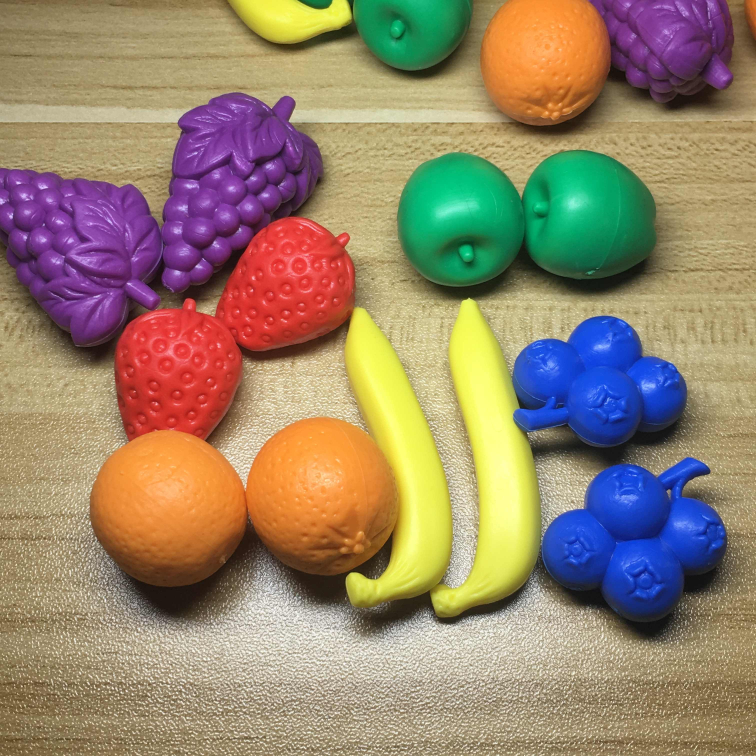
#> input picture Tarea7-ProcesamientoEnColor/Juguetes de Colores.jpg, 3024 x 3024 px (shown at 1/4 size)
$ python P7-2-2-SegmentacionHLS.py
#> lines starting #> are read from the running program, lines starting #| are printed output that depends on the picture; after the words box and inside, x2 and y2 are one past the last pixel; in counts of white or black regions, pixels touching at a corner belong together
import cv2
import matplotlib.pyplot as plt
import numpy as np

def segmentation(value):
    hMin = cv2.getTrackbarPos('Hmin', 'segmentada')
    hMax = cv2.getTrackbarPos('Hmax', 'segmentada')
    sMin = cv2.getTrackbarPos('Smin', 'segmentada')
    sMax = cv2.getTrackbarPos('Smax', 'segmentada')
    lMin = cv2.getTrackbarPos('Lmin', 'segmentada')
    lMax = cv2.getTrackbarPos('Lmax', 'segmentada')

        # ajustar valores máximos y minimos para ingresar a la máscara
    lower = np.array([hMin,  sMin, lMin])
    upper = np.array([hMax, sMax, lMax])
    mask = cv2.inRange(img, lower, upper)

    outimg = cv2.bitwise_and(img, img, mask=mask)
    outimg = cv2.cvtColor(outimg, cv2.COLOR_HLS2BGR)
    cv2.imshow('segmentada', outimg)
    cv2.imwrite('segmentadaHLSMorado.jpg',outimg)
    #cv2.imwrite('segmentadaHLSNaranja.jpg',outimg)
    return

#IMAGEN EN RGB

NomArchivo = 'Juguetes de Colores.jpg'
#NomArchivo = 'Figuras de Colores.jpg'

img = cv2.imread(NomArchivo)
#> img is the input picture: shape (3024, 3024, 3); mean B, G, R 107.2, 132.2, 151

img = cv2.resize(img, (0,0), fx=0.15, fy=0.15)
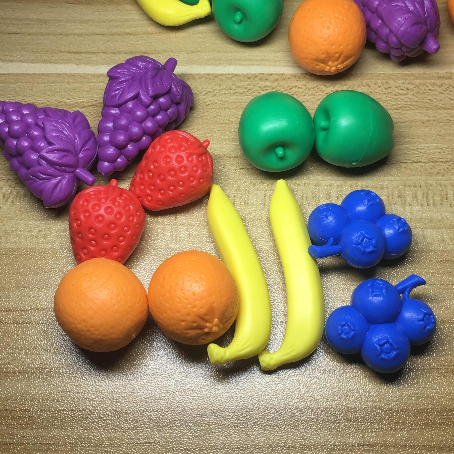
#> img: shape (454, 454, 3); mean B, G, R 107.1, 132.2, 151
#img = cv2.resize(img, (0,0), fx=0.3, fy=0.3)

cv2.imshow('original', img)
img = cv2.cvtColor(img, cv2.COLOR_BGR2HLS)
#> img: shape (454, 454, 3); mean of channels 0, 1, 2 41.6, 128.4, 113.1


cv2.imshow('segmentada', img)
cv2.createTrackbar('Hmin', 'segmentada', 0, 179, segmentation)
#> slider 'Hmin' is set to 35
cv2.createTrackbar('Hmax', 'segmentada', 0, 179, segmentation)
#> slider 'Hmax' is set to 179
cv2.createTrackbar('Smin', 'segmentada', 0, 255, segmentation)
#> slider 'Smin' is set to 51
cv2.createTrackbar('Smax', 'segmentada', 0, 255, segmentation)
#> slider 'Smax' is set to 255
cv2.createTrackbar('Lmin', 'segmentada', 0, 255, segmentation)
#> slider 'Lmin' is set to 51
cv2.createTrackbar('Lmax', 'segmentada', 0, 255, segmentation)
#> slider 'Lmax' is set to 255


cv2.setTrackbarPos('Hmax', 'segmentada',255)
cv2.setTrackbarPos('Smax', 'segmentada',255)
cv2.setTrackbarPos('Lmax', 'segmentada',255)


cv2.waitKey(0)
#> in segmentation, `mask = cv2.inRange(img, lower, upper)`:
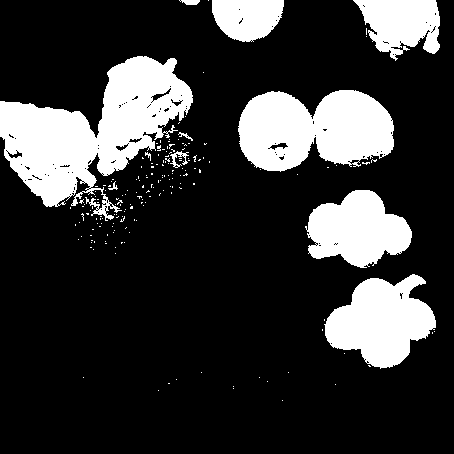
#> mask: shape (454, 454); 20.9% white; 187 white regions (176 under 20 px), largest, box (x1, y1, x2, y2) and area: (0, 56, 193, 221) 14685, (238, 90, 394, 172) 9550, (324, 274, 436, 369) 6637
#> in segmentation, `outimg = cv2.bitwise_and(img, img, mask=mask)`: outimg: shape (454, 454, 3); mean of channels 0, 1, 2 24.4, 20.3, 32.7
#> in segmentation, `outimg = cv2.cvtColor(outimg, cv2.COLOR_HLS2BGR)`:
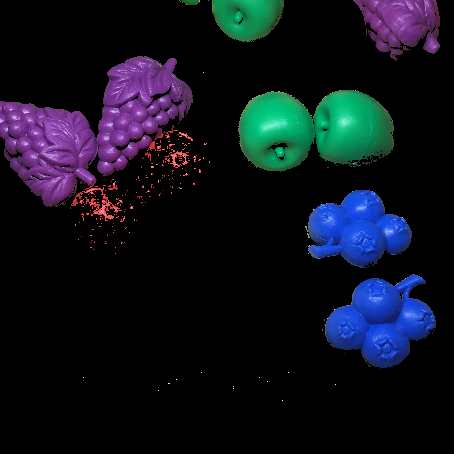
#> outimg: shape (454, 454, 3); mean B, G, R 28.2, 17.9, 14.3
cv2.destroyAllWindows()

$ run again, with Tarea7-ProcesamientoEnColor/Valle de la luna-adicion de ruido gaussiano.jpg copied over Tarea7-ProcesamientoEnColor/Juguetes de Colores.jpg
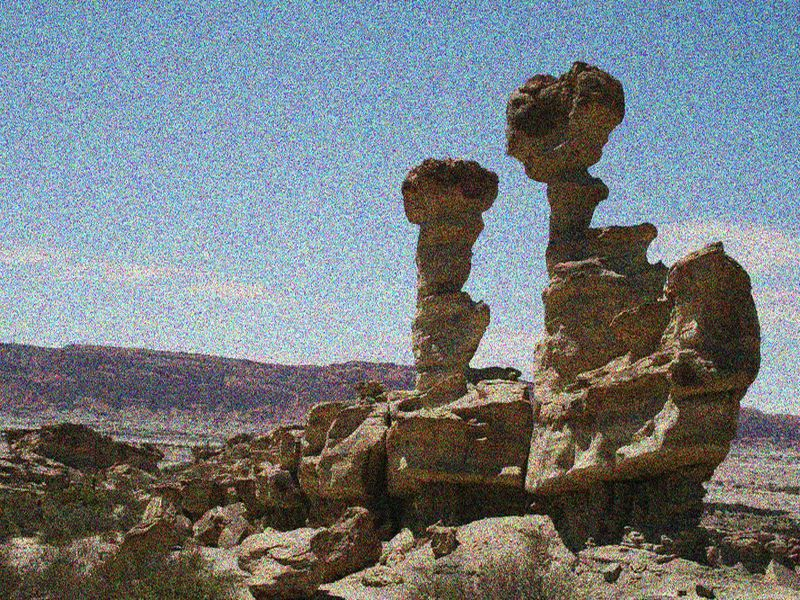
#> input picture Tarea7-ProcesamientoEnColor/Valle de la luna-adicion de ruido gaussiano.jpg, 800 x 600 px
#> img is the input picture: shape (600, 800, 3); mean B, G, R 128, 124.1, 117
#> in segmentation, `mask = cv2.inRange(img, lower, upper)`:
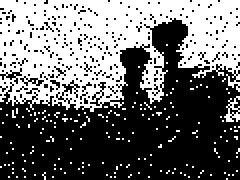
#> mask: shape (90, 120) (shown 2 times larger); 42.9% white; 179 white regions (177 under 20 px), largest, box (x1, y1, x2, y2) and area: (0, 0, 120, 56) 4341, (112, 48, 120, 61) 49
#> in segmentation, `outimg = cv2.cvtColor(outimg, cv2.COLOR_HLS2BGR)`:
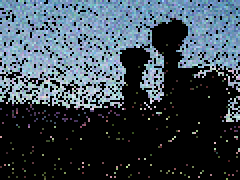
#> outimg: shape (90, 120, 3) (shown 2 times larger); mean B, G, R 82.3, 71.9, 59.3
